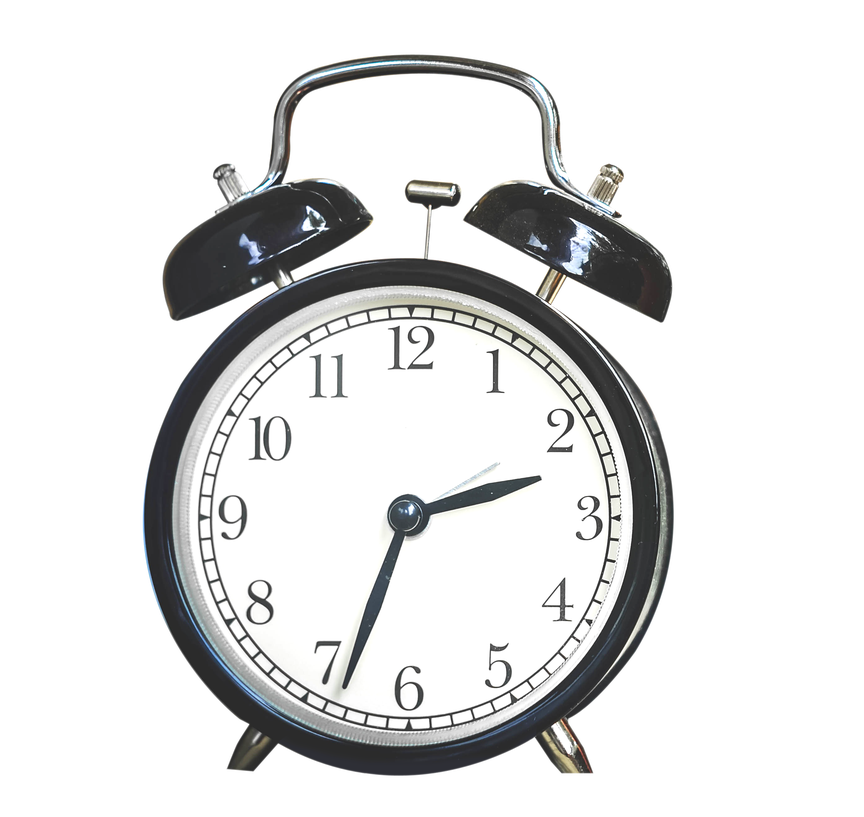
#> input picture Lab9/input.png, 864 x 817 px, shrunk from 2776 x 2624 before the run
$ python YPrahasith_lab6.py
#> lines starting #> are read from the running program, lines starting #| are printed output that depends on the picture
# Program to sharpen an image using 2-D laplacian high pass filter in spatial domain.

from PIL import Image

def high_pass_laplacian_filter(img):

    laplacian_img = Image.new('L', (img.width, img.height))

    for i in range(img.width):
        for j in range(img.height):
            n = 0
            total = 0
            if i-1 >= 0:
                total += img.getpixel((i-1, j))
                n += 1
            if i+1 < img.width:
                total += img.getpixel((i+1, j))
                n += 1
            if j-1 >= 0:
                total += img.getpixel((i, j-1))
                n += 1
            if j+1 < img.height:
                total += img.getpixel((i, j+1))
                n += 1
            px = max(0, total - (n * img.getpixel((i, j))))
            laplacian_img.putpixel((i, j), px)

    # laplacian_img.show()
    laplacian_img.save('laplacian.png')

if __name__ == '__main__':

    img_name = input('Image filename: ')
#> the answer given: ../Lab9/input.png
    img = Image.open(img_name).convert('L')
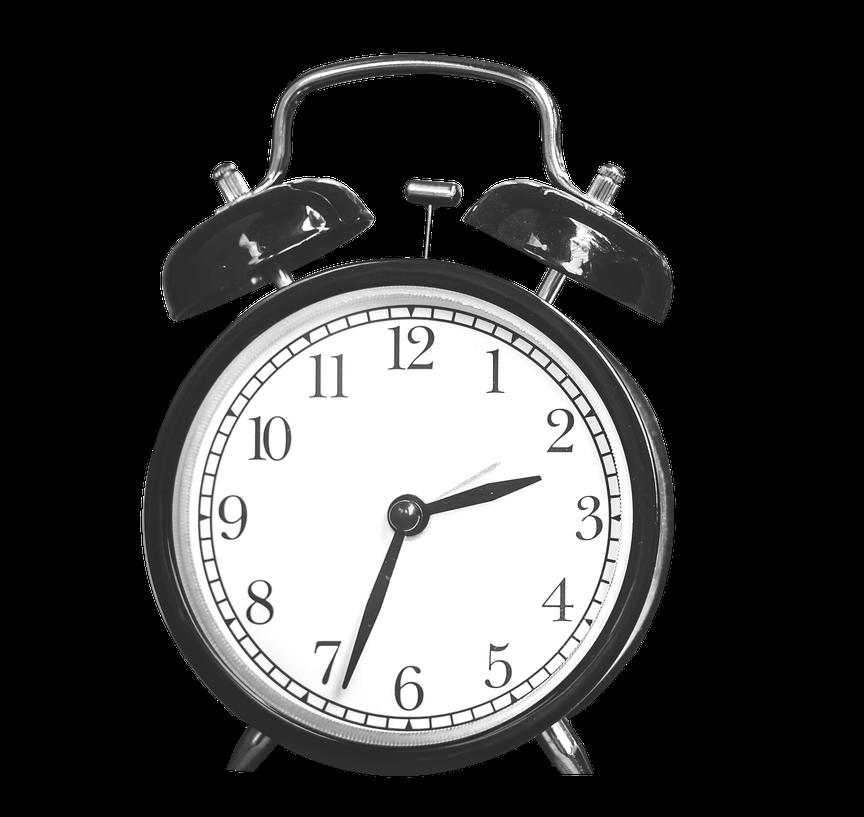
#> img: PIL image 864x817 L; min 0, max 255, mean 64.8

    high_pass_laplacian_filter(img)
#> in high_pass_laplacian_filter, `laplacian_img = Image.new('L', (img.width, img.height))`: laplacian_img: PIL image 864x817 L; every value is 0
#> after the loop in high_pass_laplacian_filter, `for i in range(img.width):`:
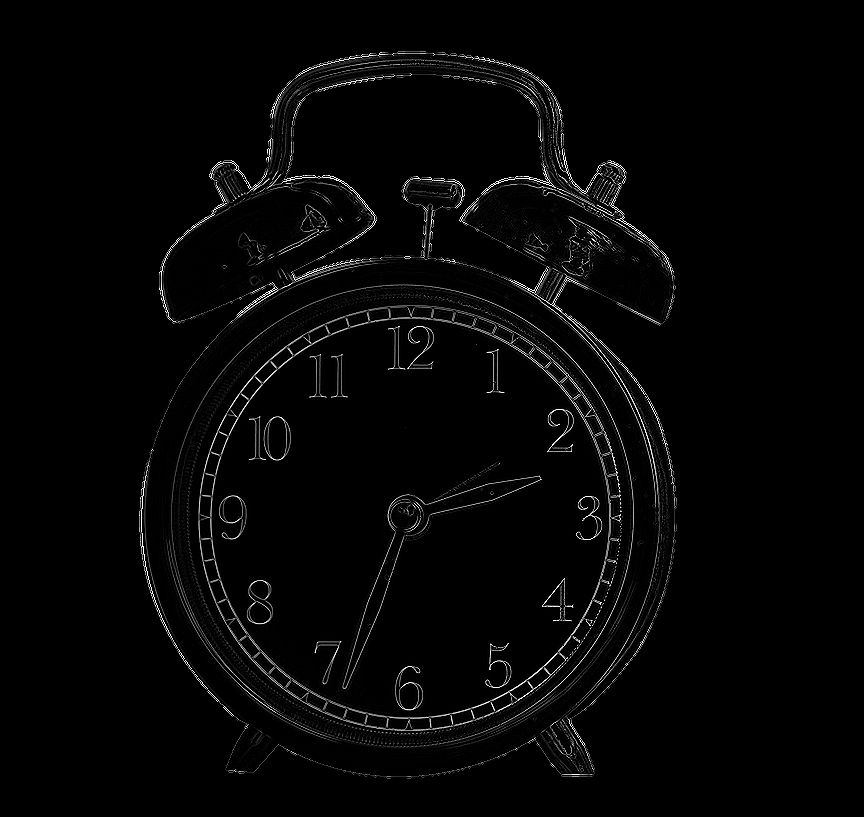
#> laplacian_img: PIL image 864x817 L; min 0, max 255, mean 5.6
